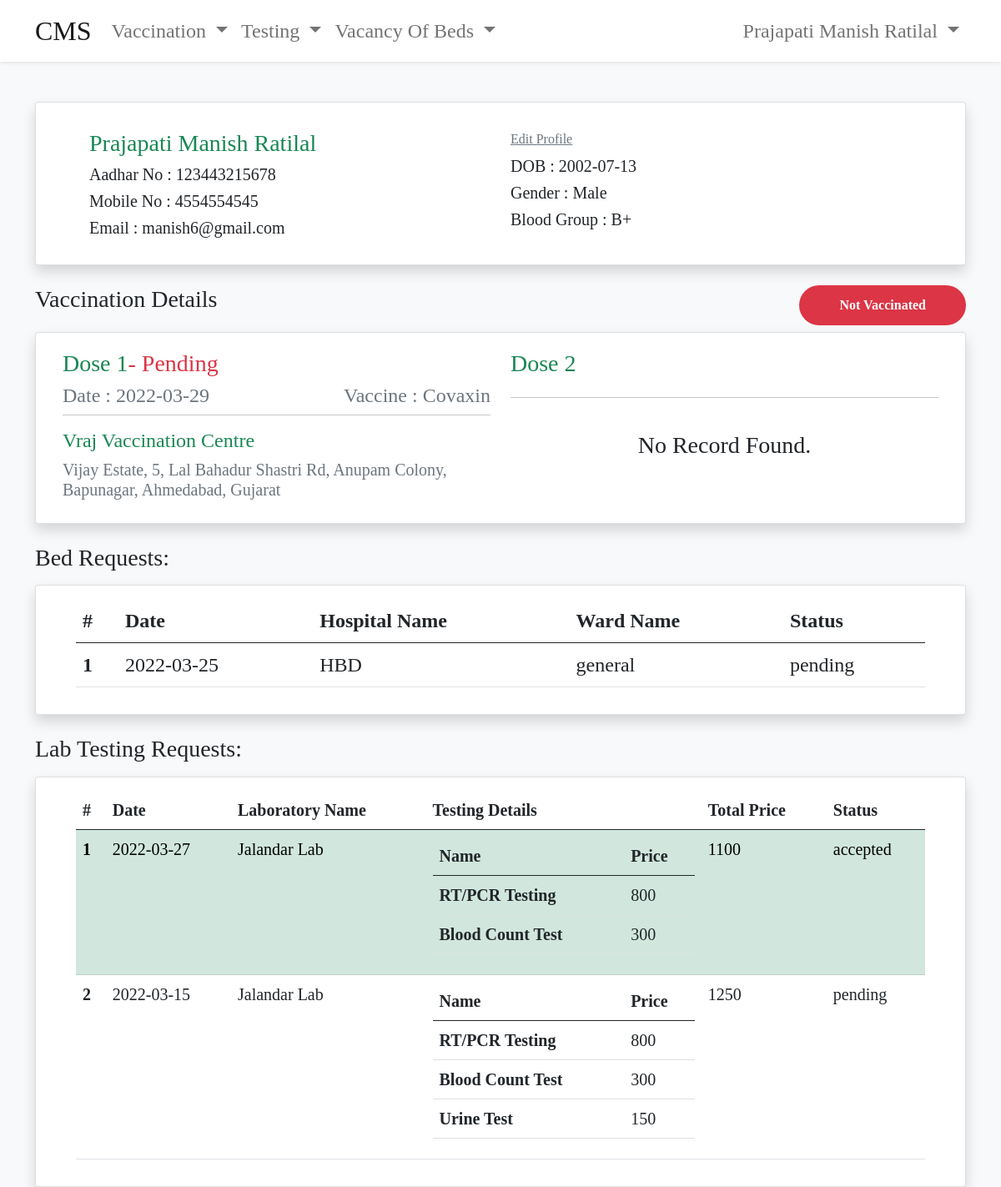
/users/profile.php (signed in), run on the app's committed database.
### tables this page shows
CREATE TABLE `users` (
  `user_id` int(11) NOT NULL,
  `password` varchar(25) NOT NULL,
  `user_name` text NOT NULL,
  `user_aadhar_no` bigint(12) NOT NULL,
  `mobile_no` bigint(10) NOT NULL,
  `user_email` text NOT NULL,
  `user_dob` date NOT NULL,
  `user_gender` tinytext NOT NULL,
  `user_blood_group` varchar(3) NOT NULL,
  `aadhar_document_name` text DEFAULT NULL
);

CREATE TABLE `vaccination_requests` (
  `vaccination_id` int(11) NOT NULL,
  `vaccination_date` date NOT NULL,
  `dose_no` int(2) NOT NULL,
  `vaccination_status` text NOT NULL,
  `user_id` int(11) NOT NULL,
  `member_id` int(11) DEFAULT NULL,
  `vc_id` int(11) NOT NULL,
  `vaccine_type` int(11) NOT NULL,
  `time_slot` int(11) NOT NULL
);

CREATE TABLE `vaccine_type` (
  `vaccine_id` int(11) NOT NULL,
  `vaccine_name` text NOT NULL
);

CREATE TABLE `vaccination_centres` (
  `vc_id` int(11) NOT NULL,
  `vc_username` varchar(25) NOT NULL,
  `vc_password` varchar(25) NOT NULL,
  `vc_name` text NOT NULL,
  `vc_address` text NOT NULL,
  `vc_cost_type` tinytext NOT NULL,
  `vc_pincode` int(6) NOT NULL,
  `vc_status` varchar(10) NOT NULL,
  `vc_accepting_status` varchar(10) NOT NULL
);

CREATE TABLE `bed_requests` (
  `patient_id` int(11) NOT NULL,
  `request_date` date NOT NULL,
  `patient_status` text NOT NULL,
  `user_id` int(11) NOT NULL,
  `member_id` int(11) DEFAULT NULL,
  `hospital_id` int(11) NOT NULL,
  `ward_id` int(11) NOT NULL
);

CREATE TABLE `hospitals` (
  `hospital_id` int(11) NOT NULL,
  `hospital_username` varchar(50) NOT NULL,
  `hospital_password` varchar(50) NOT NULL,
  `hospital_name` text NOT NULL,
  `hospital_address` text NOT NULL,
  `contact_no` bigint(10) NOT NULL,
  `hospital_pincode` int(6) NOT NULL,
  `hospital_status` varchar(10) NOT NULL,
  `hospital_accepting_status` varchar(10) NOT NULL
);

CREATE TABLE `ward_details` (
  `ward_id` int(11) NOT NULL,
  `ward_name` varchar(25) NOT NULL,
  `Total_beds` int(3) NOT NULL,
  `Available_beds` int(3) NOT NULL,
  `Hospital_id` int(11) NOT NULL
);

CREATE TABLE `testing_requests` (
  `testing_id` int(11) NOT NULL,
  `testing_date` date NOT NULL,
  `user_id` int(11) NOT NULL,
  `member_id` int(11) DEFAULT NULL,
  `lab_id` int(11) NOT NULL,
  `testing_status` varchar(10) NOT NULL
);

CREATE TABLE `laboratories` (
  `lab_id` int(11) NOT NULL,
  `lab_username` varchar(50) NOT NULL,
  `lab_password` varchar(50) NOT NULL,
  `lab_name` text NOT NULL,
  `lab_address` text NOT NULL,
  `contact_no` bigint(10) NOT NULL,
  `lab_pincode` int(6) NOT NULL,
  `lab_status` varchar(10) NOT NULL,
  `lab_accepting_status` varchar(10) NOT NULL
);

CREATE TABLE `testing_list` (
  `testing_list_id` int(11) NOT NULL,
  `testing_id` int(11) NOT NULL,
  `LT_id` int(11) NOT NULL
);

CREATE TABLE `labs_testings` (
  `LT_id` int(11) NOT NULL,
  `testing_name` varchar(20) NOT NULL,
  `testing_price` int(4) NOT NULL,
  `lab_id` int(11) NOT NULL
);

### users/profile.php (the view)
<?php include('./includes/header.php')?>
<?php include('./includes/navigation.php')?>
<?php include('./includes/db.php') ?>
<?php
    $user_id = $global_user_id;
    $query = "SELECT * FROM users WHERE user_id = $user_id";
    $get_user_details = mysqli_query($connection,$query);
    while($row = mysqli_fetch_assoc($get_user_details)){
        $user_name = $row['user_name'];
        $user_aadhar_no = $row['user_aadhar_no'];
        $mobile_no = $row['mobile_no'];
        $user_email = $row['user_email'];
        $user_dob = $row['user_dob'];
        $user_gender = $row['user_gender'];
        $user_blood_group = $row['user_blood_group'];
    }
?>
<div class="container">
    <div class="card mt-5 px-5 py-3 shadow">
        <div class="card-body row">
            <div class="col">
                <?php
                    echo "<h3 class='card-title text-success'>$user_name</h3>";
                ?>
                <h5 class="card-text mb-2 mt-2">Aadhar No : <?php echo $user_aadhar_no; ?></h5>
                <h5 class="card-text mb-2 mt-2">Mobile No : <?php echo $mobile_no; ?></h5>
                <h5 class="card-text mt-2">Email : <?php echo $user_email; ?></h5>
            </div>
            <div class="col">
                <a href="edit_profile.php" class="link-secondary">Edit Profile</a>
                <h5 class="card-text mb-2 mt-2">DOB : <?php echo $user_dob; ?></h5>
                <h5 class="card-text mb-2 mt-2">Gender : <?php echo $user_gender; ?></h5>
                <h5 class="card-text mt-2">Blood Group : <?php echo $user_blood_group; ?></h5>
            </div>
        </div>
    </div>
</div>
<?php include("./includes/vaccination_details.php"); ?>
<?php include("./includes/bed_requests.php"); ?>
<?php include("./includes/testing_requests.php"); ?>

### users/includes/vaccination_details.php (shortened to what this page needs)
<div class="container mt-4">
    <div class="d-flex justify-content-between">
        <h3>Vaccination Details</h3>
        <?php
            $query = "SELECT * FROM vaccination_requests WHERE user_id = '{$global_user_id}' AND vaccination_status = 'accepted'";
            $temp = mysqli_query($connection,$query);
            $temp1 = mysqli_num_rows($temp);
            if($temp1==0){
                echo "<span class='badge fs-6 p-3 px-5 rounded-pill bg-danger'>Not Vaccinated</span>";
            }else if($temp1==1){
                echo "<span class='badge fs-6 p-3 px-5 rounded-pill bg-warning text-dark'>Partially Vaccinated</span>";
            }else if($temp1==2){
                echo "<span class='badge fs-6 p-3 px-5 rounded-pill bg-success'>Fully Vaccinated</span>";
            }
        ?>
    </div>
    <div class="card mt-2 px-3 py-1 shadow">
        <div class="card-body row">
            <div class="col">
                <div class="row">
                    <div class="col">
                        <?php
                            $query = "SELECT * FROM vaccination_requests INNER JOIN vaccination_centres ON vaccination_requests.vc_id = vaccination_centres.vc_id INNER JOIN vaccine_type ON vaccine_type.vaccine_id = vaccination_requests.vaccine_type WHERE dose_no=1 AND user_id = '{$global_user_id}'";
                            $getDose1Details = mysqli_query($connection,$query);
                            $total = mysqli_num_rows($getDose1Details);
                            if($total==0){ ?>
                                <div class="col d-flex">
                                    <h3 class='card-title text-success'>Dose 1</h3>
                                </div>
                                <hr>
                                <div class="col col d-flex justify-content-center align-items-center py-4">
                                    <h3>No Record Found.</h3>
                                </div>
                            <?php }else{
                                while($row = mysqli_fetch_assoc($getDose1Details)){
                                    $dose1_vc_name = $row['vc_name'];
                                    $dose1_vc_address = $row['vc_address'];
                                    $dose1_vaccination_date = $row['vaccination_date'];
                                    $dose1_vaccination_status = $row['vaccination_status'];
                                    $dose1_vaccine_name = $row['vaccine_name'];
                                }
                                ?>
                                <div class="col d-flex">
                                    <h3 class='card-title text-success'>Dose 1</h3>
                                    <?php if($dose1_vaccination_status=="accepted") {?>
                                        <h3 class='card-title text-success'> - Completed</h3>
                                    <?php }else{ ?>
                                        <h3 class='card-title text-danger'> - Pending</h3>
                                    <?php } ?>
                                </div>
                                <div class="col">
                                    <div class="col d-flex justify-content-between">
                                        <h4 class="card-title text-secondary">Date : <?php echo $dose1_vaccination_date;?></h4>
                                        <h4 class="card-title text-secondary">Vaccine : <?php echo $dose1_vaccine_name;?></h4>
                                    </div>
                                    <hr class="mt-0">
                                    <h4 class="card-title text-success"><?php echo $dose1_vc_name;?></h4>
                                    <h5 class="card-title text-secondary"><?php echo $dose1_vc_address;?></h5>
                                </div>
                        <?php } ?>
                    </div>
                    <div class="col">
                        <?php
                            $query = "SELECT * FROM vaccination_requests INNER JOIN vaccination_centres ON vaccination_requests.vc_id = vaccination_centres.vc_id INNER JOIN vaccine_type ON vaccine_type.vaccine_id = vaccination_requests.vaccine_type WHERE dose_no=2 AND user_id = '{$global_user_id}'";
                            $getDose2Details = mysqli_query($connection,$query);
                            $total2 = mysqli_num_rows($getDose2Details);
                            if($total2==0){ ?>
                                <div class="col d-flex">
                                    <h3 class='card-title text-success'>Dose 2</h3>
                                </div>
                                <hr>
                                <div class="col d-flex justify-content-center align-items-center py-4">
                                    <h3>No Record Found.</h3>
                                </div>
                        <?php } ?>
                    </div>
                </div>
            </div>
        </div>
    </div>
</div>

### users/includes/bed_requests.php (shortened to what this page needs)
<div class="container pt-4">
    <div class="d-flex justify-content-between mb-2">
        <h3>Bed Requests:</h3>
    </div>
    <div class="card px-5 py-3 fs-4 shadow">
        <table class="table">
            <thead>
                <tr>
                <th scope="col">#</th>
                <th scope="col">Date</th>
                <th scope="col">Hospital Name</th>
                <th scope="col">Ward Name</th>
                <th scope="col">Status</th>
                </tr>
            </thead>
            <tbody>
                <?php
                    $query = "SELECT * FROM bed_requests INNER JOIN hospitals ON hospitals.hospital_id = bed_requests.hospital_id INNER JOIN ward_details ON ward_details.ward_id = bed_requests.ward_id WHERE user_id = $global_user_id";
                    $getBedRequests = mysqli_query($connection,$query);
                    if(mysqli_num_rows($getBedRequests)==0){
                        echo "<tr><td colspan='4' class='text-center'>No Requests Found.</td></tr>";
                    }else{
                        $index = 1;
                        while($row=mysqli_fetch_array($getBedRequests)){
                            $date = $row['request_date'];
                            $hospital_name = $row['hospital_name'];
                            $ward_name  = $row['ward_name'];
                            $patient_status = $row['patient_status'];
                            if($patient_status=='accepted'){
                                echo "<tr class='table-success'>";
                            }else if($patient_status=='rejected'){
                                echo "<tr class='table-danger'>";
                            }else{
                                echo "<tr>";
                            }
                            echo "
                                <th scope='row'>$index</th>
                                <td>$date</td>
                                <td>$hospital_name</td>
                                <td>$ward_name</td>
                                <td>$patient_status</td>
                                ";
                            $index++;
                        }
                    }
                ?>
            </tbody>
        </table>
    </div>
</div>

### users/includes/testing_requests.php
<div class="container pt-4">
    <div class="d-flex justify-content-between mb-2">
        <h3>Lab Testing Requests:</h3>
    </div>
    <div class="card px-5 fs-5 py-3 shadow">
        <table class="table">
            <thead>
                <tr>
                <th scope="col">#</th>
                <th scope="col">Date</th>
                <th scope="col">Laboratory Name</th>
                <th scope="col">Testing Details</th>
                <th scope="col">Total Price</th>
                <th scope="col">Status</th>
                </tr>
            </thead>
            <tbody>
                <?php
                    $query = "SELECT * FROM testing_requests INNER JOIN laboratories ON laboratories.lab_id = testing_requests.lab_id WHERE user_id = $global_user_id";
                    $getTestingRequests = mysqli_query($connection,$query);
                    if(mysqli_num_rows($getTestingRequests)==0){
                        echo "<tr><td colspan='4' class='text-center'>No Requests Found.</td></tr>";
                    }else{
                        $index = 1;
                        while($row=mysqli_fetch_array($getTestingRequests)){
                            $date = $row['testing_date'];
                            $testing_status = $row['testing_status'];
                            $lab_name = $row['lab_name'];
                            $testing_id = $row['testing_id'];
                            if($testing_status=='accepted'){
                                echo "<tr class='table-success'>";
                            }else if($testing_status=='rejected'){
                                echo "<tr class='table-danger'>";
                            }else{
                                echo "<tr>";
                            }
                            echo "
                                <th scope='row'>$index</th>
                                <td>$date</td>
                                <td>$lab_name</td>
                                <td>
                            ";
                            $query = "SELECT * FROM testing_list INNER JOIN labs_testings ON labs_testings.LT_id = testing_list.LT_id WHERE testing_id = '{$testing_id}'";
                            $total_price = 0;
                            $getPrices = mysqli_query($connection,$query);
                            echo "<table class='table'>
                            <thead>
                                <tr>
                                <th scope='col'>Name</th>
                                <th scope='col'>Price</th>
                                </tr>
                            </thead>
                            <tbody>";
                            while($row = mysqli_fetch_array($getPrices)){ ?>
                                <tr>
                                    <th scope='row'><?php echo $row['testing_name'];?></th>
                                    <td><?php echo $row['testing_price'];?></td>
                                </tr>
                            <?php $total_price = $total_price + $row['testing_price'];}
                            echo "</tbody></table></td>
                                <td>$total_price</td>
                                <td>$testing_status</td>";
                            $index++;
                        }
                    }
                ?>
            </tbody>
        </table>
    </div>
</div>

### main.css (style rules this page uses)
* { margin: 0; padding: 0; font-family: "Times New Roman", Times, serif; transition: 0.3s; }

### data on the page
users: user_name "Prajapati Manish Ratilal", user_aadhar_no "123443215678", mobile_no "4554554545", user_email "manish6@gmail.com", user_dob "2002-07-13", user_gender "Male", user_blood_group "B+"
vaccination_requests: vaccination_date "2022-03-29", vaccine_type.vaccine_name "Covaxin", vc.vc_name "Vraj Vaccination Centre", vc.vc_address "Vijay Estate, 5, Lal Bahadur Shastri Rd, Anupam Colony, Bapunagar, Ahmedabad, Gujarat"
bed_requests: request_date "2022-03-25", hospital.hospital_name "HBD", ward.ward_name "general", patient_status "pending"
testing_requests: testing_date "2022-03-27", lab.lab_name "Jalandar Lab", total_price "1100", testing_status "accepted"
testing_list: LT.testing_name "RT/PCR Testing", LT.testing_price "800"
testing_list: LT.testing_name "Blood Count Test", LT.testing_price "300"
testing_requests: testing_date "2022-03-15", lab.lab_name "Jalandar Lab", total_price "1250", testing_status "pending"
testing_list: LT.testing_name "RT/PCR Testing", LT.testing_price "800"
testing_list: LT.testing_name "Blood Count Test", LT.testing_price "300"
testing_list: LT.testing_name "Urine Test", LT.testing_price "150"

### other printed values
$_SESSION['user_name'] "Prajapati Manish Ratilal"
